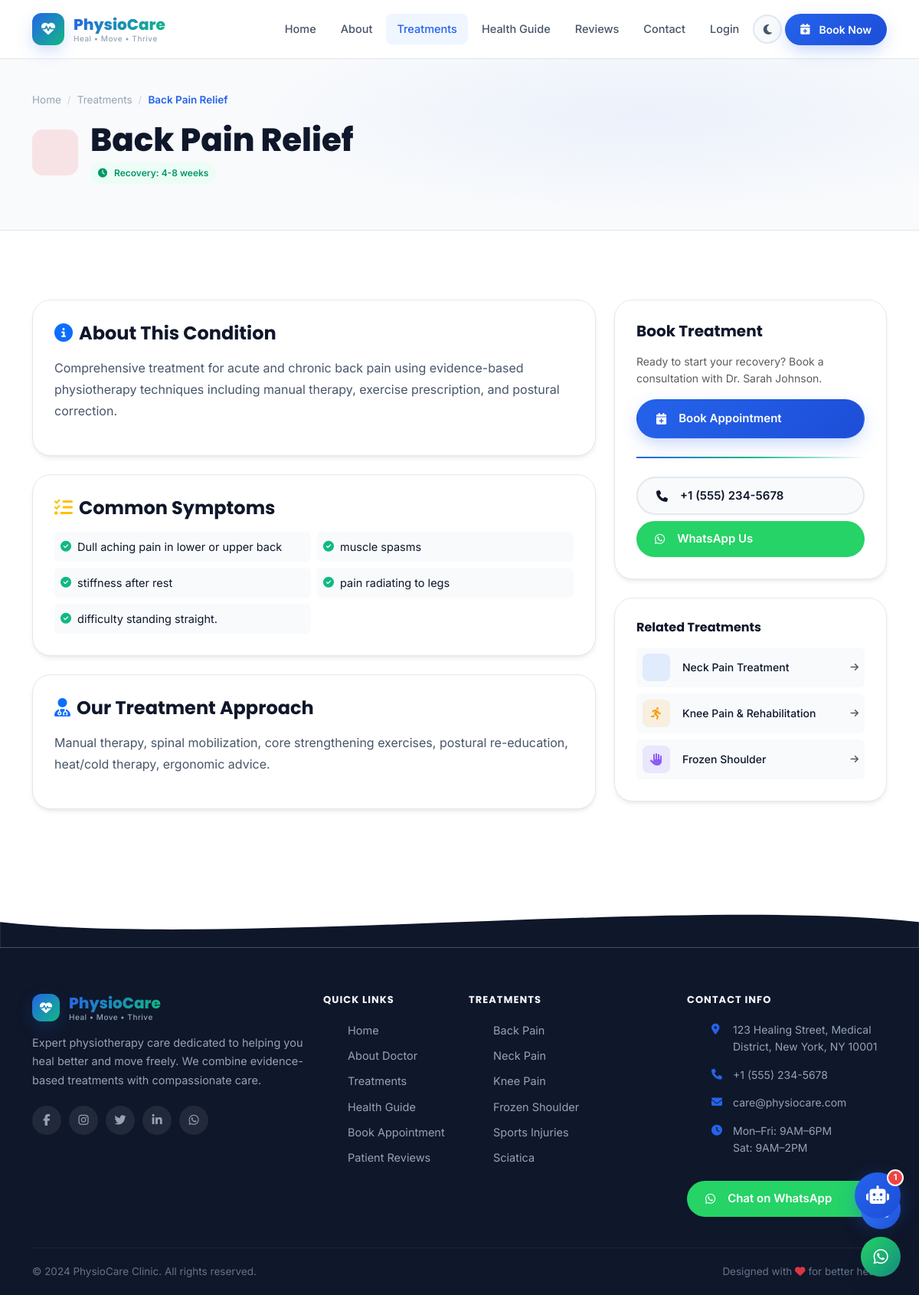
/treatments/back-pain-relief, run on the app's committed database.
### app/models.py (models this page shows, shortened)
class Treatment(db.Model):
    __tablename__ = 'treatments'
    id = db.Column(db.Integer, primary_key=True)
    name = db.Column(db.String(128), nullable=False)
    slug = db.Column(db.String(128), unique=True, nullable=False)
    category = db.Column(db.String(64))
    description = db.Column(db.Text)
    symptoms = db.Column(db.Text)
    approach = db.Column(db.Text)
    recovery_time = db.Column(db.String(64))
    icon = db.Column(db.String(64))
    color = db.Column(db.String(32), default='#2563eb')
    is_active = db.Column(db.Boolean, default=True)
    sort_order = db.Column(db.Integer, default=0)
    created_at = db.Column(db.DateTime, default=datetime.utcnow)
    exercises = db.relationship('Exercise', backref='treatment', lazy='dynamic')
    diet_tips = db.relationship('DietTip', backref='treatment', lazy='dynamic')

### app/routes/main.py (the view)
@main.route('/treatments/<slug>')
def treatment_detail(slug):
    treatment = Treatment.query.filter_by(slug=slug, is_active=True).first_or_404()
    exercises = Exercise.query.filter_by(treatment_id=treatment.id, is_active=True).all()
    diet_tips = DietTip.query.filter_by(treatment_id=treatment.id, is_active=True).all()
    related = Treatment.query.filter(
        Treatment.is_active == True,
        Treatment.id != treatment.id
    ).limit(3).all()
    return render_template('treatment_detail.html',
                           treatment=treatment,
                           exercises=exercises,
                           diet_tips=diet_tips,
                           related=related,
                           config=current_app.config)

### app/templates/treatment_detail.html (shortened to what this page needs)
{% extends "base.html" %}
{% block content %}
<div class="page-header">
  <div class="container page-header-content">
    <div class="breadcrumb-custom">
      <a href="{{ url_for('main.index') }}">Home</a><span class="sep">/</span>
      <a href="{{ url_for('main.treatments') }}">Treatments</a><span class="sep">/</span>
      <span class="current">{{ treatment.name }}</span>
    </div>
    <div class="d-flex align-items-center gap-3 mt-2">
      <div style="width:60px;height:60px;background:{{ treatment.color }}20;border-radius:14px;
                   display:flex;align-items:center;justify-content:center;font-size:26px;color:{{ treatment.color }};">
      </div>
      <div>
        <h1 class="section-title mb-1">{{ treatment.name }}</h1>
        <span class="recovery-badge"><i class="fas fa-clock me-1"></i>Recovery: {{ treatment.recovery_time }}</span>
      </div>
    </div>
  </div>
</div>
<section class="section-pad">
  <div class="container">
    <div class="row g-4">
      <div class="col-lg-8">
        <div class="card-premium mb-4" data-aos="fade-up">
          <h4 class="mb-3"><i class="fas fa-info-circle text-primary me-2"></i>About This Condition</h4>
          <p style="color:var(--text-secondary);line-height:1.75;font-size:16px;">{{ treatment.description }}</p>
        </div>
        <div class="card-premium mb-4" data-aos="fade-up">
          <h4 class="mb-3"><i class="fas fa-list-check text-warning me-2"></i>Common Symptoms</h4>
          <div class="row g-2">
            {% for s in treatment.symptoms.split(',') %}
            <div class="col-md-6">
              <div class="d-flex gap-2 align-items-start p-2 rounded" style="background:var(--bg-secondary);">
                <i class="fas fa-circle-check mt-1 flex-shrink-0" style="color:var(--secondary);font-size:14px;"></i>
                <span style="font-size:14.5px;">{{ s.strip() }}</span>
              </div>
            </div>
            {% endfor %}
          </div>
        </div>
        <div class="card-premium mb-4" data-aos="fade-up">
          <h4 class="mb-3"><i class="fas fa-user-md text-primary me-2"></i>Our Treatment Approach</h4>
          <p style="color:var(--text-secondary);line-height:1.75;">{{ treatment.approach }}</p>
        </div>
      </div>
      <div class="col-lg-4">
        <div style="position:sticky;top:90px;" data-aos="fade-left">
          <div class="card-premium mb-4">
            <h5 class="mb-3">Book Treatment</h5>
            <p class="text-muted mb-3" style="font-size:14px;">Ready to start your recovery? Book a consultation with {{ config.DOCTOR_NAME }}.</p>
            <a href="{{ url_for('appointments.book') }}" class="btn btn-primary w-100">
              <i class="fas fa-calendar-plus me-2"></i>Book Appointment
            </a>
            <div class="divider"></div>
            <a href="tel:{{ config.CLINIC_PHONE }}" class="btn btn-ghost w-100">
              <i class="fas fa-phone me-2"></i>{{ config.CLINIC_PHONE }}
            </a>
            <a href="https://wa.me/{{ config.WHATSAPP_NUMBER }}" target="_blank" class="btn btn-wa w-100 mt-2">
              <i class="fab fa-whatsapp me-2"></i>WhatsApp Us
            </a>
          </div>
          {% if related %}
          <div class="card-premium">
            <h6 class="mb-3">Related Treatments</h6>
            <div class="d-flex flex-column gap-2">
              {% for r in related %}
              <a href="{{ url_for('main.treatment_detail', slug=r.slug) }}"
                 class="d-flex align-items-center gap-3 p-2 rounded text-decoration-none"
                 style="background:var(--bg-secondary);transition:all 0.2s;"
                 onmouseover="this.style.background='var(--primary-light)'"
                 onmouseout="this.style.background='var(--bg-secondary)'">
                <div style="width:36px;height:36px;background:{{ r.color }}20;border-radius:8px;
                             display:flex;align-items:center;justify-content:center;color:{{ r.color }};font-size:16px;flex-shrink:0;">
                  <i class="fas {{ r.icon or 'fa-heartbeat' }}"></i>
                </div>
                <span style="font-size:14px;font-weight:500;color:var(--text);">{{ r.name }}</span>
                <i class="fas fa-arrow-right ms-auto text-muted" style="font-size:12px;"></i>
              </a>
              {% endfor %}
            </div>
          </div>
          {% endif %}
        </div>
      </div>
    </div>
  </div>
</section>
{% endblock %}

### app/static/css/style.css (style rules this page uses)
:root { --primary: #2563eb; --primary-dark: #1d4ed8; --primary-light: #eff6ff; --secondary: #10b981; --secondary-dark: #059669; --secondary-light: #ecfdf5; --accent: #f59e0b; --accent-dark: #d97706; --danger: #ef4444; --warning: #f59e0b; --info: #06b6d4; --purple: #8b5cf6; --bg: #ffffff; --bg-secondary: #f8fafc; --bg-tertiary: #f1f5f9; --card-bg: #ffffff; --text: #0f172a; --text-secondary: #475569; --text-muted: #94a3b8; --border: #e2e8f0; --border-light: #f1f5f9; --footer-bg: #0f172a; --navbar-bg: rgba(255,255,255,0.95); --navbar-shadow: 0 1px 0 rgba(0,0,0,0.08); --shadow-sm: 0 1px 3px rgba(0,0,0,0.06), 0 1px 2px rgba(0,0,0,0.04); --shadow: 0 4px 6px -1px rgba(0,0,0,0.07), 0 2px 4px -1px rgba(0,0,0,0.04); --shadow-md: 0 10px 25px -5px rgba(0,0,0,0.08), 0 10px 10px -5px rgba(0,0,0,0.04); --shadow-lg: 0 20px 40px -10px rgba(0,0,0,0.12); --shadow-xl: 0 30px 60px -15px rgba(0,0,0,0.15); --shadow-primary: 0 8px 25px -5px rgba(37,99,235,0.35); --shadow-green: 0 8px 25px -5px rgba(16,185,129,0.35); --radius-sm: 8px; --radius: 12px; --radius-lg: 16px; --radius-xl: 24px; --radius-full: 9999px; --transition: all 0.3s cubic-bezier(0.4,0,0.2,1); --transition-fast: all 0.15s ease; --transition-bounce: all 0.4s cubic-bezier(0.175, 0.885, 0.32, 1.275); --font-body: 'Inter', -apple-system, BlinkMacSystemFont, sans-serif; --font-heading: 'Poppins', 'Inter', sans-serif; }
*, *::before, *::after { box-sizing: border-box; margin: 0; padding: 0; }
html { scroll-behavior: smooth; scroll-padding-top: 80px; }
body { font-family: var(--font-body); background: var(--bg); color: var(--text); line-height: 1.6; transition: background 0.3s ease, color 0.3s ease; overflow-x: hidden; }
h1,h2,h3,h4,h5,h6 { font-family: var(--font-heading); font-weight: 700; line-height: 1.25; color: var(--text); }
a { color: var(--primary); text-decoration: none; transition: var(--transition); }
.section-pad { padding: 90px 0; }
.section-title { font-size: clamp(28px, 4vw, 42px); font-weight: 800; color: var(--text); line-height: 1.2; margin-bottom: 16px; }
.btn { font-weight: 600; font-size: 15px; padding: 12px 24px; border-radius: var(--radius-full); transition: var(--transition); display: inline-flex; align-items: center; gap: 8px; border: 2px solid transparent; }
.btn-primary { background: linear-gradient(135deg, var(--primary), var(--primary-dark)); color: white; border-color: transparent; box-shadow: var(--shadow-primary); }
.btn-ghost { background: var(--bg-secondary); color: var(--text); border-color: var(--border); }
.btn-wa { background: #25d366; color: white; border: none; }
.card-premium { background: var(--card-bg); border: 1px solid var(--border); border-radius: var(--radius-xl); padding: 28px; transition: var(--transition); box-shadow: var(--shadow); position: relative; overflow: hidden; }
.card-premium::before { content: ''; position: absolute; top: 0; left: 0; right: 0; height: 3px; background: linear-gradient(90deg, var(--primary), var(--secondary)); opacity: 0; transition: var(--transition); }
.recovery-badge { display: inline-flex; align-items: center; gap: 5px; background: var(--secondary-light); color: var(--secondary-dark); padding: 4px 10px; border-radius: var(--radius-full); font-size: 12px; font-weight: 600; }
.page-header { background: var(--bg-secondary); padding: 120px 0 60px; border-bottom: 1px solid var(--border); position: relative; overflow: hidden; }
.page-header::before { content: ''; position: absolute; inset: 0; background: radial-gradient(ellipse 60% 60% at 70% 50%, rgba(37,99,235,0.06) 0%, transparent 70%); }
.page-header-content { position: relative; z-index: 1; }
.breadcrumb-custom { display: flex; align-items: center; gap: 8px; font-size: 13.5px; margin-bottom: 16px; }
.breadcrumb-custom a { color: var(--text-muted); }
.breadcrumb-custom .sep { color: var(--text-muted); opacity: 0.4; }
.breadcrumb-custom .current { color: var(--primary); font-weight: 600; }
.divider { height: 2px; background: linear-gradient(90deg, var(--primary), var(--secondary), transparent); border: none; margin: 24px 0; }

### data on the page
Treatment: name "Back Pain Relief", recovery_time "4-8 weeks", description "Comprehensive treatment for acute and chronic back pain using evidence-based physiotherapy techniques including manual therapy, exercise prescription, and postural correction.", approach "Manual therapy, spinal mobilization, core strengthening exercises, postural re-education, heat/cold therapy, ergonomic advice."
Treatment: name "Neck Pain Treatment"
Treatment: name "Knee Pain & Rehabilitation"
Treatment: name "Frozen Shoulder"

### other printed values
{{ s.strip() }} "Dull aching pain in lower or upper back" "muscle spasms" "stiffness after rest" "pain radiating to legs" "difficulty standing straight."
{{ config.DOCTOR_NAME }} "Dr. Sarah Johnson"
{{ config.CLINIC_PHONE }} "+1 (555) 234-5678"
{{ config.CLINIC_ADDRESS }} "123 Healing Street, Medical District, New York, NY 10001"
{{ config.CLINIC_EMAIL }} "care@physiocare.com"
{{ config.CLINIC_NAME }} "PhysioCare Clinic"
